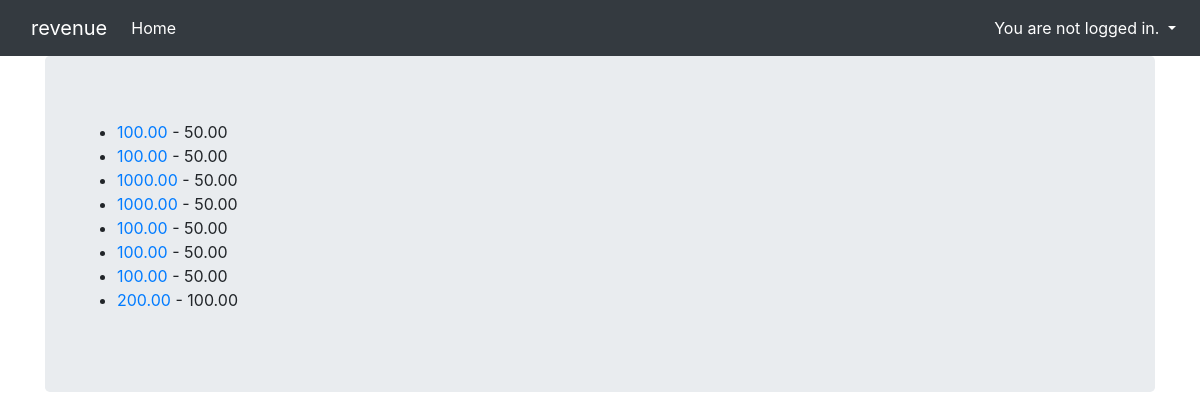
Screenshot of /revenue/pnl with the database file from the repository.
### revenue/models.py (models this page shows, shortened)
class Revenue(models.Model):
    customer                = models.ForeignKey('Customer',on_delete=models.PROTECT)
    invoice_amount_euro     = models.DecimalField(decimal_places=2,max_digits=6)
    transaction_date        = models.DateField()
    revenue_charged_euro    = models.DecimalField(default=0,decimal_places=2,max_digits=6)
    cost_of_goods_euro      = models.DecimalField(default=0,decimal_places=2,max_digits=6)
    account_invoice_received = models.PositiveIntegerField()
    revenue_account_name  = models.CharField(max_length=50,default=111001)
    operational_costs_euro  = models.DecimalField(default=0,decimal_places=2,max_digits=6)

### revenue/views.py (the view)
# urls.py: path('revenue/pnl',PnL.as_view(),name='pnl_rev'),
class PnL(ListView):
    model = Revenue
    template_name = 'pnl.html'
    context_object_name =  'pnlcontext'

### revenue/templates/pnl.html
{% extends "base.html" %}
{% block content %}
        <ul>
          {% for m in pnlcontext %}
            <li><a href="{% url 'pnl_rev' m.id %}">{{m.revenue_charged_euro}}</a> - {{m.cost_of_goods_euro}}</li>
          {% endfor %}
        </ul>
{% endblock %}

### rows the page displays
Revenue: revenue_charged_euro "100.00", cost_of_goods_euro "50.00"
Revenue: revenue_charged_euro "100.00", cost_of_goods_euro "50.00"
Revenue: revenue_charged_euro "1000.00", cost_of_goods_euro "50.00"
Revenue: revenue_charged_euro "1000.00", cost_of_goods_euro "50.00"
Revenue: revenue_charged_euro "100.00", cost_of_goods_euro "50.00"
Revenue: revenue_charged_euro "100.00", cost_of_goods_euro "50.00"
Revenue: revenue_charged_euro "100.00", cost_of_goods_euro "50.00"
Revenue: revenue_charged_euro "200.00", cost_of_goods_euro "100.00"
